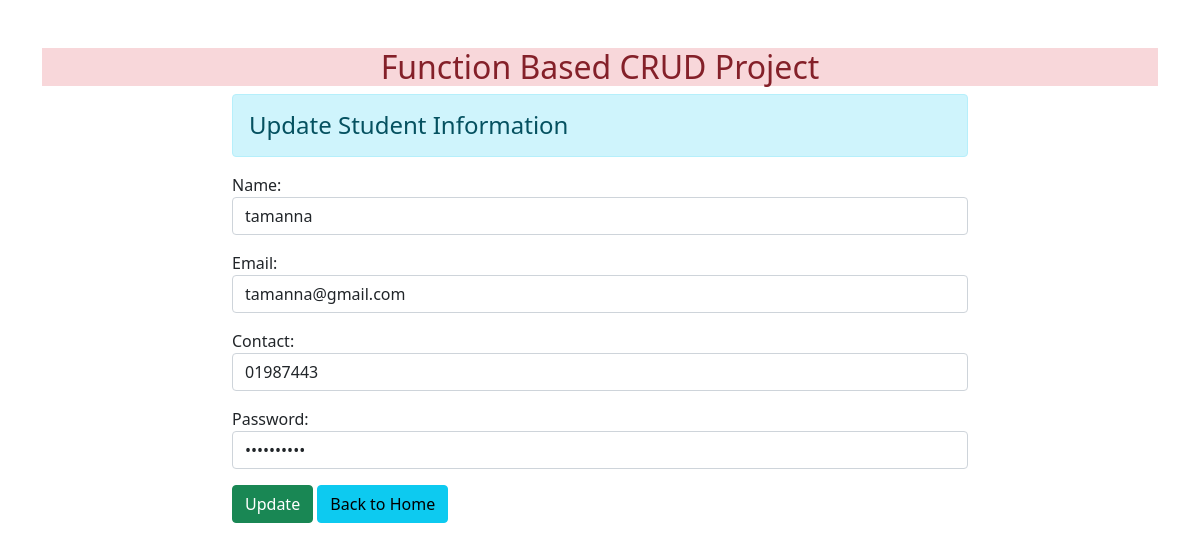
The app's page /5/ with its own data.
### enroll/models.py (models this page shows)
class User(models.Model):
    name = models.CharField(max_length=70)
    email = models.EmailField(max_length=70)
    contact = models.CharField(max_length=70)
    password = models.CharField(max_length=70)

### enroll/views.py (the view)
# urls.py: path('<int:id>/', views.update_data, name="updatedata"),
def update_data(request, id):
    if request.method == 'POST':
        pi = User.objects.get(pk=id)
        fm = StudentRegistration(request.POST, instance=pi)
        if fm.is_valid():
            fm.save()
    else:
        pi = User.objects.get(pk=id)
        fm = StudentRegistration(instance=pi)
    return render(request, 'enroll/updatestudent.html', {'form':fm})

### enroll/forms.py
class StudentRegistration(forms.ModelForm):
    class Meta:
        model = User
        fields = ['name','email','contact','password']
        widgets = {
            'name': forms.TextInput(attrs={'class': 'form-control'}),
            'email': forms.EmailInput(attrs={'class': 'form-control'}),
            'contact': forms.TextInput(attrs={'class': 'form-control'}),
            'password': forms.PasswordInput(render_value=True, attrs={'class': 'form-control'}),
        }

### enroll/templates/enroll/updatestudent.html (shortened to what this page needs)
{% extends 'enroll/base.html' %}
{% block content%}
<div class="row">
    <div class="col-sm-8 offset-2">
        <h4 class="alert alert-info">Update Student Information</h4>
        <form action="" method="POST">
            {{form.as_p}}
            <input type="submit" class="btn btn-success" value="Update">
            <a href="{% url 'addandshow' %}" class="btn btn-info"> Back to Home</a>
        </form>
    </div>
</div>
{% endblock content %}

### records on screen
User: name "tamanna", email "tamanna@gmail.com", contact "01987443"
